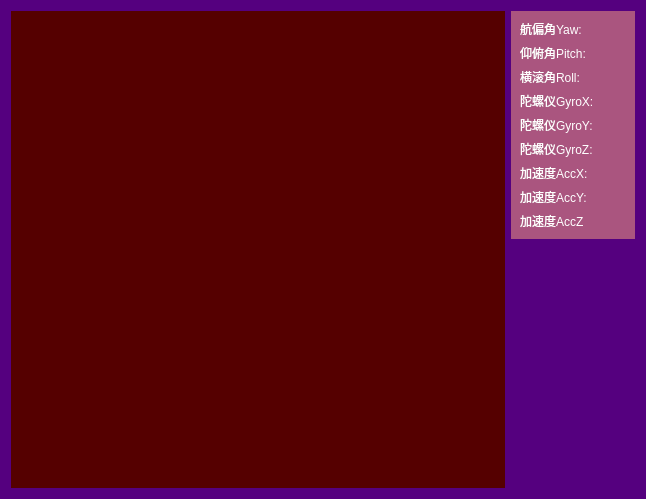
<?xml version="1.0" encoding="UTF-8"?>
<ui version="4.0">
 <class>qua_dispaly</class>
 <widget class="QWidget" name="qua_dispaly">
  <property name="geometry">
   <rect>
    <x>0</x>
    <y>0</y>
    <width>646</width>
    <height>499</height>
   </rect>
  </property>
  <property name="windowTitle">
   <string>姿态检测----请到主界面打开串口</string>
  </property>
  <property name="styleSheet">
   <string notr="true">background-color: rgb(85, 0, 127);
color: rgb(255, 255, 255);
font: 700 9pt &quot;FiraCode Nerd Font Mono&quot;;</string>
  </property>
  <layout class="QVBoxLayout" name="verticalLayout_2">
   <item>
    <layout class="QHBoxLayout" name="horizontalLayout" stretch="8,2">
     <item>
      <widget class="QWidget" name="posture_show_widget" native="true">
       <property name="minimumSize">
        <size>
         <width>320</width>
         <height>340</height>
        </size>
       </property>
       <property name="styleSheet">
        <string notr="true">background-color: rgb(85, 0, 0);</string>
       </property>
      </widget>
     </item>
     <item>
      <layout class="QVBoxLayout" name="verticalLayout">
       <item>
        <widget class="QWidget" name="" native="true">
         <property name="styleSheet">
          <string notr="true">background-color: rgb(170, 85, 127);</string>
         </property>
         <layout class="QFormLayout" name="formLayout">
          <item row="0" column="0">
           <widget class="QLabel" name="yaw_label">
            <property name="styleSheet">
             <string notr="true">
color: rgb(255, 255, 255);
font: 700 9pt &quot;FiraCode Nerd Font Mono&quot;;</string>
            </property>
            <property name="text">
             <string>航偏角Yaw:</string>
            </property>
           </widget>
          </item>
          <item row="0" column="1">
           <widget class="QLabel" name="yaw_value_label">
            <property name="styleSheet">
             <string notr="true">
color: rgb(255, 255, 255);
font: 700 9pt &quot;FiraCode Nerd Font Mono&quot;;</string>
            </property>
            <property name="text">
             <string/>
            </property>
           </widget>
          </item>
          <item row="1" column="0">
           <widget class="QLabel" name="pitch_label">
            <property name="styleSheet">
             <string notr="true">
color: rgb(255, 255, 255);
font: 700 9pt &quot;FiraCode Nerd Font Mono&quot;;</string>
            </property>
            <property name="text">
             <string>仰俯角Pitch:</string>
            </property>
           </widget>
          </item>
          <item row="1" column="1">
           <widget class="QLabel" name="pitch_value_label">
            <property name="styleSheet">
             <string notr="true">
color: rgb(255, 255, 255);
font: 700 9pt &quot;FiraCode Nerd Font Mono&quot;;</string>
            </property>
            <property name="text">
             <string/>
            </property>
           </widget>
          </item>
          <item row="2" column="0">
           <widget class="QLabel" name="roll_label">
            <property name="styleSheet">
             <string notr="true">
color: rgb(255, 255, 255);
font: 700 9pt &quot;FiraCode Nerd Font Mono&quot;;</string>
            </property>
            <property name="text">
             <string>横滚角Roll:</string>
            </property>
           </widget>
          </item>
          <item row="2" column="1">
           <widget class="QLabel" name="roll_value_label">
            <property name="styleSheet">
             <string notr="true">
color: rgb(255, 255, 255);
font: 700 9pt &quot;FiraCode Nerd Font Mono&quot;;</string>
            </property>
            <property name="text">
             <string/>
            </property>
           </widget>
          </item>
          <item row="3" column="0">
           <widget class="QLabel" name="gyro_x_label">
            <property name="styleSheet">
             <string notr="true">
color: rgb(255, 255, 255);
font: 700 9pt &quot;FiraCode Nerd Font Mono&quot;;</string>
            </property>
            <property name="text">
             <string>陀螺仪GyroX:</string>
            </property>
           </widget>
          </item>
          <item row="3" column="1">
           <widget class="QLabel" name="gyro_x_value_label">
            <property name="styleSheet">
             <string notr="true">
color: rgb(255, 255, 255);
font: 700 9pt &quot;FiraCode Nerd Font Mono&quot;;</string>
            </property>
            <property name="text">
             <string/>
            </property>
           </widget>
          </item>
          <item row="4" column="0">
           <widget class="QLabel" name="gyro_y_label">
            <property name="styleSheet">
             <string notr="true">
color: rgb(255, 255, 255);
font: 700 9pt &quot;FiraCode Nerd Font Mono&quot;;</string>
            </property>
            <property name="text">
             <string>陀螺仪GyroY:</string>
            </property>
           </widget>
          </item>
          <item row="4" column="1">
           <widget class="QLabel" name="gyro_y_value_label">
            <property name="styleSheet">
             <string notr="true">
color: rgb(255, 255, 255);
font: 700 9pt &quot;FiraCode Nerd Font Mono&quot;;</string>
            </property>
            <property name="text">
             <string/>
            </property>
           </widget>
          </item>
          <item row="5" column="0">
           <widget class="QLabel" name="gyro_z_label">
            <property name="styleSheet">
             <string notr="true">
color: rgb(255, 255, 255);
font: 700 9pt &quot;FiraCode Nerd Font Mono&quot;;</string>
            </property>
            <property name="text">
             <string>陀螺仪GyroZ:</string>
            </property>
           </widget>
          </item>
          <item row="5" column="1">
           <widget class="QLabel" name="gyro_z_value_label">
            <property name="styleSheet">
             <string notr="true">
color: rgb(255, 255, 255);
font: 700 9pt &quot;FiraCode Nerd Font Mono&quot;;</string>
            </property>
            <property name="text">
             <string/>
            </property>
           </widget>
          </item>
          <item row="6" column="0">
           <widget class="QLabel" name="accl_x_label">
            <property name="styleSheet">
             <string notr="true">
color: rgb(255, 255, 255);
font: 700 9pt &quot;FiraCode Nerd Font Mono&quot;;</string>
            </property>
            <property name="text">
             <string>加速度AccX:</string>
            </property>
           </widget>
          </item>
          <item row="6" column="1">
           <widget class="QLabel" name="accl_x_value_label">
            <property name="styleSheet">
             <string notr="true">
color: rgb(255, 255, 255);
font: 700 9pt &quot;FiraCode Nerd Font Mono&quot;;</string>
            </property>
            <property name="text">
             <string/>
            </property>
           </widget>
          </item>
          <item row="7" column="0">
           <widget class="QLabel" name="accl_y_label">
            <property name="styleSheet">
             <string notr="true">
color: rgb(255, 255, 255);
font: 700 9pt &quot;FiraCode Nerd Font Mono&quot;;</string>
            </property>
            <property name="text">
             <string>加速度AccY:</string>
            </property>
           </widget>
          </item>
          <item row="7" column="1">
           <widget class="QLabel" name="accl_y_value_label">
            <property name="styleSheet">
             <string notr="true">
color: rgb(255, 255, 255);
font: 700 9pt &quot;FiraCode Nerd Font Mono&quot;;</string>
            </property>
            <property name="text">
             <string/>
            </property>
           </widget>
          </item>
          <item row="8" column="0">
           <widget class="QLabel" name="accl_z_label">
            <property name="styleSheet">
             <string notr="true">
color: rgb(255, 255, 255);
font: 700 9pt &quot;FiraCode Nerd Font Mono&quot;;</string>
            </property>
            <property name="text">
             <string>加速度AccZ</string>
            </property>
           </widget>
          </item>
          <item row="8" column="1">
           <widget class="QLabel" name="accl_z_value_label">
            <property name="styleSheet">
             <string notr="true">
color: rgb(255, 255, 255);
font: 700 9pt &quot;FiraCode Nerd Font Mono&quot;;</string>
            </property>
            <property name="text">
             <string/>
            </property>
           </widget>
          </item>
         </layout>
        </widget>
       </item>
       <item>
        <spacer name="verticalSpacer">
         <property name="orientation">
          <enum>Qt::Vertical</enum>
         </property>
         <property name="sizeHint" stdset="0">
          <size>
           <width>20</width>
           <height>40</height>
          </size>
         </property>
        </spacer>
       </item>
      </layout>
     </item>
    </layout>
   </item>
  </layout>
 </widget>
 <resources/>
 <connections/>
</ui>
